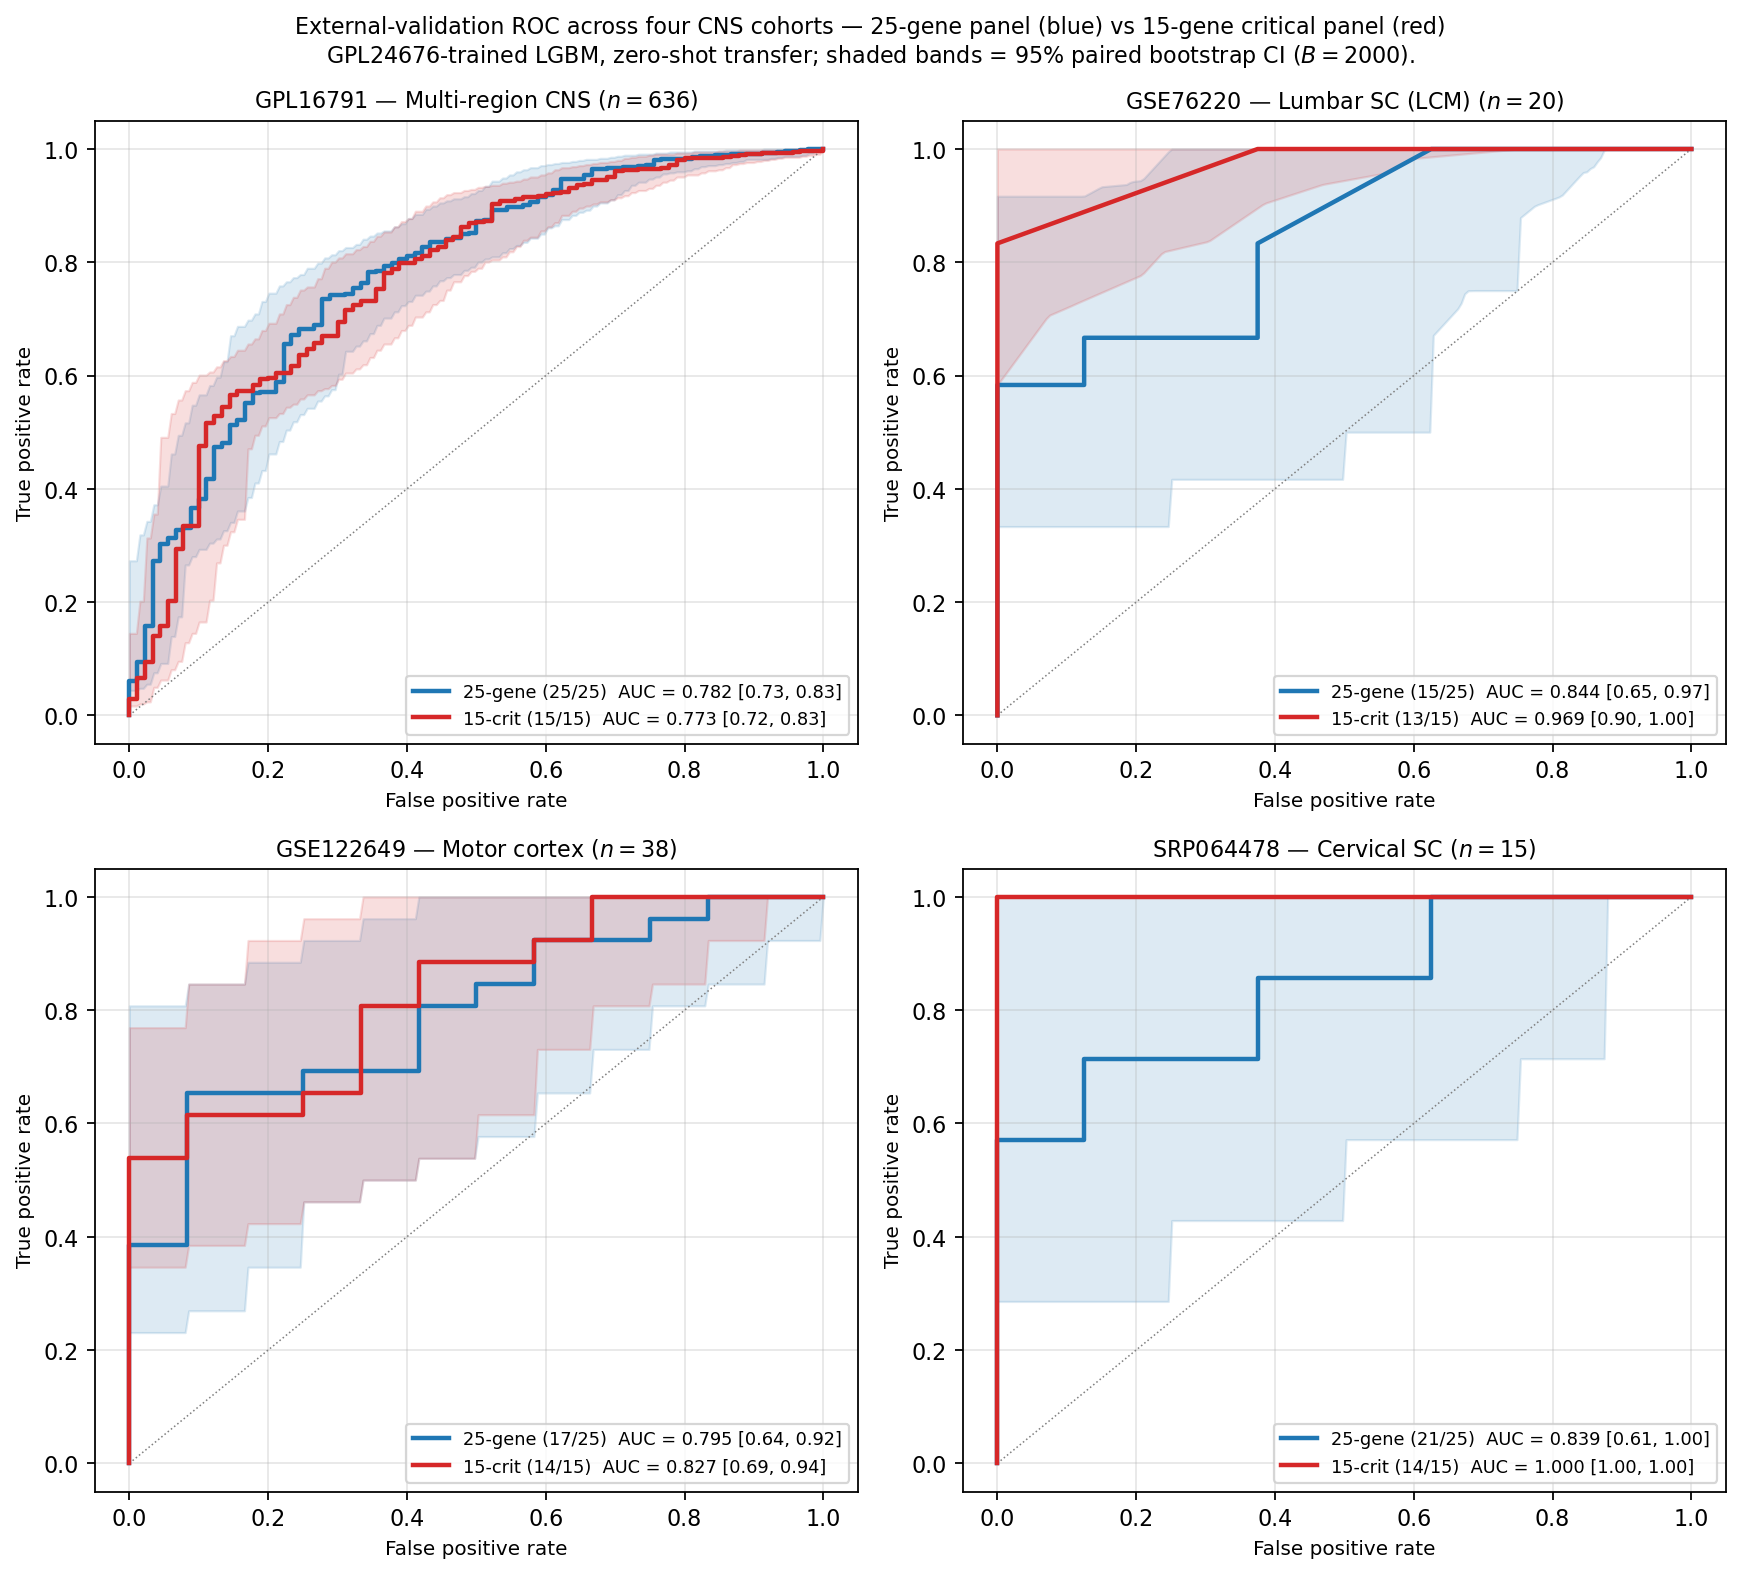

Here is the Python script that generated this plot:
"""Combined external-validation ROC grid for all 4 CNS cohorts.

Replaces the previous stacked Figures 4 (blood_validation_gpl16791 +
blood_validation_gse76220 + additional_cohort_gse122649) and 5
(srp064478_validation.png two-panel). Produces:

  combined_validation_roc.png — 2x2 grid: GPL16791, GSE76220, GSE122649,
                                SRP064478. Each panel: 25-gene + critical panel
                                LGBM zero-shot ROC overlaid.

The substitution ROC overlay (substitution_roc_all.png) is drawn by
replaceability_figures.py, which runs after cross_cohort_substitution.py and
reads its surrogates.
"""

from __future__ import annotations

import sys
import warnings
from pathlib import Path

import matplotlib

matplotlib.use("Agg")
import matplotlib.pyplot as plt
import numpy as np
import pandas as pd

ALS_DIR = Path(__file__).parents[1]
SCRIPT_DIR = Path(__file__).parent
sys.path.insert(0, str(ALS_DIR))

from cross_cohort_substitution import (  # noqa: E402
    _ensemble_scores,
    _load_gpl24676_ctd,
    _load_gse76220,
    _load_gse122649,
    _load_srp064478,
)
from utils import (  # noqa: E402
    critical_panel_features,
    critical_panel_label,
    critical_panel_size,
    load_dataset,
    zero_shot_scale,
)
from utils import CORE_PANEL_SIZE  # noqa: E402

# Panel size is derived, so every reader-facing denominator must be too.
from utils import selected_lgbm_params  # noqa: E402
_K_CRIT = critical_panel_size()
_CRIT_LABEL = critical_panel_label()

_PANEL_CSV = SCRIPT_DIR / "lgbm_core25_panel.csv"


_COMPARTMENTS: dict[str, tuple[str, ...]] = {
    "erythrocyte": (
        "ENSG00000206172",
        "ENSG00000188536",
        "ENSG00000244734",
        "ENSG00000158578",
        "ENSG00000170180",
        "ENSG00000133742",
        "ENSG00000159111",
        "ENSG00000105610",
        "ENSG00000179364",
        "ENSG00000223609",
    ),
    "platelet": (
        "ENSG00000163736",
        "ENSG00000163737",
        "ENSG00000185245",
    ),
    "endothelial": (
        "ENSG00000261371",
        "ENSG00000179776",
        "ENSG00000110799",
    ),
}

RANDOM_STATE = 42
N_BOOTSTRAP = 2000
# Point estimates in Figure 3 are averaged over this many seeds. That averaging is a
# no-op for panels of 25 genes or fewer: there colsample_bytree is 1 and, with no row subsampling,
# LightGBM is deterministic, so every seed fits the same trees and these AUCs match
# panel_critical_eval.py's single-model values exactly. A caption that once showed
# them differing (0.8075 vs 0.8269 on GPL16791) was stale, not a second estimator.
N_SEEDS = 5



def _bootstrap_tpr(y, scores, n=N_BOOTSTRAP, seed=RANDOM_STATE):
    """Return mean fpr grid + 2.5/97.5 percentile TPR bands + AUC CI."""
    from sklearn.metrics import roc_auc_score, roc_curve

    rng = np.random.default_rng(seed)
    fpr_grid = np.linspace(0, 1, 200)
    pos = np.where(y == 1)[0]
    neg = np.where(y == 0)[0]
    aucs, tprs = [], []
    for _ in range(n):
        idx = np.concatenate(
            [
                rng.choice(pos, len(pos), replace=True),
                rng.choice(neg, len(neg), replace=True),
            ]
        )
        try:
            fpr_b, tpr_b, _ = roc_curve(y[idx], scores[idx])
            tprs.append(np.interp(fpr_grid, fpr_b, tpr_b))
            aucs.append(roc_auc_score(y[idx], scores[idx]))
        except ValueError:
            continue
    aucs = np.array(aucs)
    tprs = np.array(tprs)
    return (
        fpr_grid,
        np.percentile(tprs, 2.5, axis=0),
        np.percentile(tprs, 97.5, axis=0),
        float(np.percentile(aucs, 2.5)),
        float(np.percentile(aucs, 97.5)),
    )


def _train_predict(Xtr, y_tr, Xte, params, cohort: str):
    """Zero-shot scores for one cohort.

    Scaling is delegated to utils.zero_shot_scale so cohorts on a different
    expression scale (GSE76220) are standardised within themselves rather than
    through the training scaler, which would collapse them to a constant
    prediction (AUC exactly 0.5).
    """
    Ztr, Zte = zero_shot_scale(Xtr, Xte, cohort)
    return _ensemble_scores(Ztr, y_tr, Zte, params, seeds=tuple(range(N_SEEDS)))


def main() -> None:
    from sklearn.metrics import roc_auc_score, roc_curve

    warnings.filterwarnings("ignore")

    params_raw = selected_lgbm_params()
    params = dict(params_raw, n_jobs=-1, verbose=-1)

    df_panel = pd.read_csv(_PANEL_CSV)
    feat_col = next(
        c for c in df_panel.columns if "feature" in c.lower() or "ensg" in c.lower()
    )
    sym_col = next(c for c in df_panel.columns if "symbol" in c.lower())
    feat25 = df_panel[feat_col].tolist()
    sym25 = df_panel[sym_col].tolist()
    feat25_bases = [f.split(".")[0] for f in feat25]

    # Panel membership from the canonical definition, never hardcoded.
    _crit_bases = {f.split(".")[0] for f in critical_panel_features()}
    _CRITICAL_IDX = [i for i, b in enumerate(feat25_bases) if b in _crit_bases]

    # Every cohort is scored against the raw log1p training matrix: CTD
    # residualisation is discovery-side only, and applying it here would make
    # these AUCs incomparable with panel_critical_eval.py's. _load_gpl24676_ctd
    # still returns the residualised matrix; we deliberately discard it.
    print("Loading GPL24676 (raw log1p; CTD is discovery-side only) ...")
    _, y_train, X_train_log, feat_train = _load_gpl24676_ctd()
    feat_base_to_col = {f.split(".")[0]: j for j, f in enumerate(feat_train)}

    # Cohort spec list:
    # (cohort_name, y_test, X_test, vocab_map, by_symbol, preprocessing)
    cohort_data = []

    print("Loading GPL16791 (raw log1p; CTD is discovery-side only) ...")
    (ds16,) = load_dataset(
        "GSE153960", platform="GPL16791", resources_dir=ALS_DIR / "resources"
    )
    assert list(ds16.X.columns) == feat_train
    X16_raw = np.log1p(ds16.X.values.astype(np.float32))
    y16 = ds16.y.values.astype(int)
    cohort_data.append(
        {
            "name": "GPL16791",
            "tissue": "Multi-region CNS",
            "n": len(y16),
            "y": y16,
            "X_te": X16_raw,
            "vocab": None,
            "by_symbol": False,
            "X_train_use": X_train_log,
        }
    )

    print("Loading GSE76220 ...")
    X76, vocab76, y76 = _load_gse76220()
    cohort_data.append(
        {
            "name": "GSE76220",
            "tissue": "Lumbar SC (LCM)",
            "n": len(y76),
            "y": y76,
            "X_te": X76,
            "vocab": {s: i for i, s in enumerate(vocab76)},
            "by_symbol": True,
            "X_train_use": X_train_log,
        }
    )

    print("Loading GSE122649 ...")
    X122, vocab122, y122 = _load_gse122649()
    cohort_data.append(
        {
            "name": "GSE122649",
            "tissue": "Motor cortex",
            "n": len(y122),
            "y": y122,
            "X_te": X122,
            "vocab": {s: i for i, s in enumerate(vocab122)},
            "by_symbol": True,
            "X_train_use": X_train_log,
        }
    )

    print("Loading SRP064478 ...")
    Xsrp, vocab_srp, y_srp = _load_srp064478()
    cohort_data.append(
        {
            "name": "SRP064478",
            "tissue": "Cervical SC",
            "n": len(y_srp),
            "y": y_srp,
            "X_te": Xsrp,
            "vocab": {v: i for i, v in enumerate(vocab_srp)},
            "by_symbol": False,
            "X_train_use": X_train_log,
        }
    )

    # Helper to select panel columns for a cohort
    def _panel_cols(cohort, indices):
        v = cohort["vocab"]
        if cohort["by_symbol"]:
            te_syms = [sym25[i] for i in indices]
            tr_cols = [
                feat_base_to_col[feat25_bases[i]] for i in indices if sym25[i] in v
            ]
            te_cols = [v[s] for s in te_syms if s in v]
        else:
            te_bases = [feat25_bases[i] for i in indices]
            if cohort["name"] == "GPL16791":
                # GPL16791 uses same feat_train ordering as training
                tr_cols = [feat_base_to_col[b] for b in te_bases]
                te_cols = [feat_base_to_col[b] for b in te_bases]
            else:
                tr_cols = [
                    feat_base_to_col[b] for b in te_bases if b in cohort["vocab"]
                ]
                te_cols = [cohort["vocab"][b] for b in te_bases if b in cohort["vocab"]]
        return tr_cols, te_cols

    # ---- Figure 1: combined 2x2 ROC grid (25-gene + critical panel) ----
    fig, axes = plt.subplots(2, 2, figsize=(11, 10))
    axes_flat = axes.flatten()
    summary = []
    for ax, cohort in zip(axes_flat, cohort_data):
        # 25-gene
        tr25, te25 = _panel_cols(cohort, list(range(CORE_PANEL_SIZE)))
        scores25 = _train_predict(
            cohort["X_train_use"][:, tr25], y_train, cohort["X_te"][:, te25], params,
            cohort["name"]
        )
        fpr25, tpr25, _ = roc_curve(cohort["y"], scores25)
        auc25 = roc_auc_score(cohort["y"], scores25)
        _, lo25_band, hi25_band, lo25, hi25 = _bootstrap_tpr(cohort["y"], scores25)

        # critical panel
        tr15, te15 = _panel_cols(cohort, _CRITICAL_IDX)
        scores15 = _train_predict(
            cohort["X_train_use"][:, tr15], y_train, cohort["X_te"][:, te15], params,
            cohort["name"]
        )
        fpr15, tpr15, _ = roc_curve(cohort["y"], scores15)
        auc15 = roc_auc_score(cohort["y"], scores15)
        _, lo15_band, hi15_band, lo15, hi15 = _bootstrap_tpr(cohort["y"], scores15)

        # Plot
        ax.plot([0, 1], [0, 1], color="grey", ls=":", lw=0.7)
        # CI bands
        fpr_grid = np.linspace(0, 1, 200)
        ax.fill_between(fpr_grid, lo25_band, hi25_band, color="#1f77b4", alpha=0.15)
        ax.fill_between(fpr_grid, lo15_band, hi15_band, color="#d62728", alpha=0.15)
        ax.plot(
            fpr25,
            tpr25,
            color="#1f77b4",
            lw=2.0,
            label=f"25-gene ({len(te25)}/25)  AUC = {auc25:.3f} "
            f"[{lo25:.2f}, {hi25:.2f}]",
        )
        ax.plot(
            fpr15,
            tpr15,
            color="#d62728",
            lw=2.0,
            label=f"{_CRIT_LABEL} ({len(te15)}/{_K_CRIT})  AUC = {auc15:.3f} "
            f"[{lo15:.2f}, {hi15:.2f}]",
        )
        ax.set_xlabel("False positive rate", fontsize=9)
        ax.set_ylabel("True positive rate", fontsize=9)
        ax.set_title(
            f"{cohort['name']} — {cohort['tissue']} ($n = {cohort['n']}$)", fontsize=10
        )
        ax.legend(loc="lower right", fontsize=8)
        ax.grid(alpha=0.3)
        summary.append(
            {
                "cohort": cohort["name"],
                "n": len(cohort["y"]),
                "auc25": auc25,
                "lo25": lo25,
                "hi25": hi25,
                "auc15": auc15,
                "lo15": lo15,
                "hi15": hi15,
            }
        )

    fig.suptitle(
        f"External-validation ROC across four CNS cohorts — {CORE_PANEL_SIZE}-gene panel "
        f"(blue) vs {_CRIT_LABEL} critical panel (red)\n"
        "GPL24676-trained LGBM, zero-shot transfer; shaded bands = 95% paired bootstrap CI ($B = 2000$).",
        fontsize=10,
    )
    plt.tight_layout()
    out = SCRIPT_DIR / "combined_validation_roc.png"
    plt.savefig(out, dpi=160, bbox_inches="tight")
    plt.close()
    print(f"Saved: {out}")

    # Persist the AUCs. Until 2026-08-11 this script wrote only the PNG, so the
    # eight values in the Figure 3 caption existed nowhere but inside the image
    # and hand-transcribed in the .tex -- unverifiable by any guard, and exactly
    # the defect class of findings.md Step 65. Writing them makes the caption
    # checkable (see test_manuscript_numbers.py).
    stats_out = SCRIPT_DIR / "combined_validation_roc_statistics.txt"
    lines = [
        f"Combined external-validation ROC — {CORE_PANEL_SIZE}-gene vs critical panel",
        "=" * 66,
        "Estimator: 5-seed LightGBM ensemble, zero-shot (no retraining).",
        "These are the values quoted in the Figure 3 caption. They match",
        "panel_critical_eval_statistics.txt exactly (seeding is a no-op here:",
        "colsample_bytree=1 at 25 genes or fewer and no row subsampling make LightGBM deterministic),",
        "and their equal-weight mean is that file's W.mean.",
        "",
        f"{'cohort':<14}{'n':>5}{f'{CORE_PANEL_SIZE}-gene AUC':>14}{'95% CI':>18}"
        f"{_CRIT_LABEL + ' AUC':>14}{'95% CI':>18}",
        "-" * 83,
    ]
    for s in summary:
        ci25 = f"[{s['lo25']:.3f}, {s['hi25']:.3f}]"
        ci15 = f"[{s['lo15']:.3f}, {s['hi15']:.3f}]"
        lines.append(
            f"{s['cohort']:<14}{s['n']:>5}{s['auc25']:>14.4f}{ci25:>18}"
            f"{s['auc15']:>14.4f}{ci15:>18}"
        )
    stats_out.write_text("\n".join(lines) + "\n")
    print(f"Saved: {stats_out}")

    for s in summary:
        print(
            f"  {s['cohort']}: 25-gene AUC={s['auc25']:.4f}  "
            f"{_CRIT_LABEL} AUC={s['auc15']:.4f}"
        )


if __name__ == "__main__":
    main()
